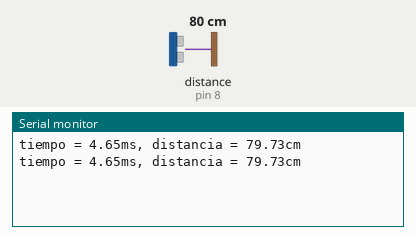
This sketch was run on a simulated Arduino Uno, built with avr-gcc and run on an emulated ATmega328P. On the bench: the last lines printed to the serial monitor. Wiring (inferred from the names in the program): ultrasonic range finder: trigger pin 8; echo pin 8. Inputs (shaded band) come from the test bench; at power-on: distance to the obstacle (sensor on pin 8) 80 cm. The echo pulse lasts 58.3 µs per cm.

Above: at 1.8 s.
1.9 s: distance to the obstacle (sensor on pin 8) set to 2 cm
At 2.5 s:
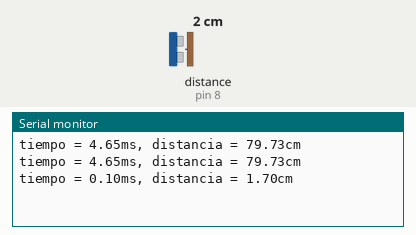
3.4 s: distance to the obstacle (sensor on pin 8) set to 4 cm
At 4.8 s:
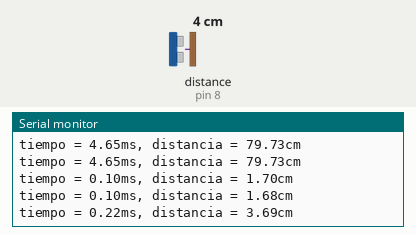
Timing chart, 0 to 6.4 s (numbered marks = the images above; inputs shaded):
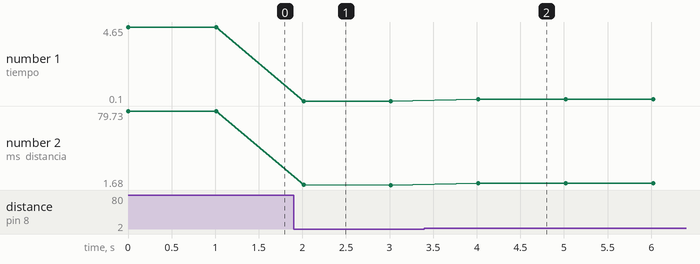

Measured:
- after the input at 1.9 s, the serial monitor: prints a new line after 0.11 s (image 1)
- after the input at 3.4 s, the serial monitor: prints a new line after 0.62 s (image 2)
- plotted number 1: 4.65 → 0.1 after the input at 1.9 s, 0.1 → 0.22 after the input at 3.4 s
- plotted number 2: 79.73 → 1.68 after the input at 1.9 s, 1.68 → 3.69 after the input at 3.4 s

The sketch:

ping.ino
```cpp
/* Sketch medidor ultrasonico */
/* Creado por Josemanu        */
/* para Ardumania.es          */


// necesitamos una variable para medir el pulso
unsigned long pulso;
// otra para calcular la distancia
float distancia;
// y otra para el pin
int pin = 8;

void setup()
{
  // inicializamos el puerto serie
  Serial.begin(9600);
}
void loop()
{
  // ponemos el pin como salida
  pinMode(pin, OUTPUT);
  // lo activamos
  digitalWrite(pin, HIGH);
  // esperamos 10 microsegundos
  delayMicroseconds(10);
  // lo desactivamos
  digitalWrite(pin, LOW);
  // cambiamos el pin como entrada
  pinMode(pin, INPUT);
  // medimos el pulso de salida del sensor
  pulso = pulseIn(pin, HIGH);
  // lo pasamos a milisegundos y lo sacamos por el puerto serie
  Serial.print("tiempo = ");
  Serial.print(float(pulso/1000.0));
  // ahora calculamos la distancia en cm y al puerto serie
  Serial.print("ms, distancia = ");
  distancia = ((float(pulso/1000.0))*34.32)/2;
  Serial.print(distancia);
  Serial.println("cm");
  // esperamos un segundo antes de hacer una nueva medida
  delay(1000);
}
```
